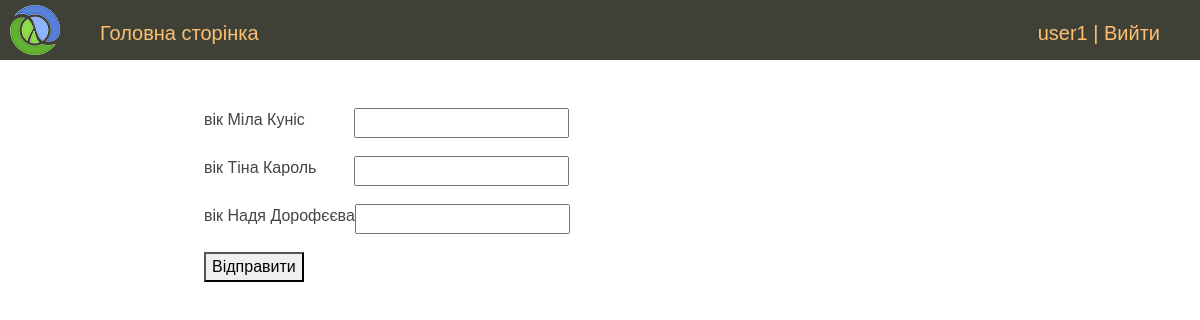
/game/26, run on the app's committed database.
### women/models.py (models this page shows, shortened)
class GameRoom(models.Model):
    user_1 = models.CharField(max_length=100, db_index=True)
    user_2 = models.CharField(max_length=100, db_index=True, default="не визначений")
    score_1 = models.IntegerField(default=0)
    score_2 = models.IntegerField(default=0)
    attempt_1 = models.IntegerField(default=0)
    attempt_2 = models.IntegerField(default=0)
    name_1 = models.CharField(max_length=100, db_index=True, default=0)
    name_2 = models.CharField(max_length=100, db_index=True, default=0)
    name_3 = models.CharField(max_length=100, db_index=True, default=0)
    year_1 = models.IntegerField(default=0)
    year_2 = models.IntegerField(default=0)
    year_3 = models.IntegerField(default=0)
    time_create = models.DateTimeField(auto_now_add=True)
    winner = models.CharField(max_length=100, db_index=True, default='нема')
    is_open = models.BooleanField(default=True)
    class Meta:
        ordering = ['-time_create']

### women/views.py (the view, shortened to what this page needs)
# urls.py: path('game/<int:pk>', game, name='game'),
def game(request, pk):
    room = GameRoom.objects.get(pk=pk)
    form = GameForm()
    if str(request.user) != room.user_1:
        room.user_2 = str(request.user)
        if request.method == 'GET':
            form = GameForm(request.GET)
    return render(request, 'women/game.html', locals())

### women/form.py
class GameForm(forms.Form):
    year_1 = forms.IntegerField()
    year_2 = forms.IntegerField()
    year_3 = forms.IntegerField()

### women/templates/women/game.html (shortened to what this page needs)
{% load static %}
<!DOCTYPE html>
<html lang="en">
<head>
    <link href="https://cdn.jsdelivr.net/npm/bootstrap@5.3.0-alpha1/dist/css/bootstrap.min.css" rel="stylesheet">
    <link type="text/css" href="{% static 'women/css/styles.css' %}" rel="stylesheet" />
</head>
<body>
<div class="header">
    <ul id="mainmenu" class="mainmenu">
        <li class="logo"><a href="/"><div class="logo"></div></a></li>
        <li><a href="/">Головна сторінка</a></li>
        <li class="last">user1 | <a href="/logout">Вийти</a></li>
    </ul>
</div>
<div class="row">
    <div class="col-2"></div>
    <div class="col-6">
        <form method="GET" class="post-form py-5">{% csrf_token %}
            <p><label class="form-label">вік {{room.name_1}}</label>{{ form.year_1 }}</p>
            <p><label class="form-label">вік {{room.name_2}}</label>{{ form.year_2 }}</p>
            <p><label class="form-label">вік {{room.name_3}}</label>{{ form.year_3 }}</p>
            <button type="submit">Відправити</button>
        </form>
    </div>
</div>
</body>
</html>

### women/static/women/css/styles.css (style rules this page uses)
html, body { font-family: 'Arial'; margin: 0; padding: 0; height: 100%; width: 100%; color: #444; }
a { color: #0059b2; text-decoration: none; }
.header { background: #3F4137; height: 60px; }
.logo { background: url('../images/logo.png') no-repeat 10px 5px; width: 70px; height: 60px; }
ul.mainmenu { list-style: none; margin: 0; padding: 0; height: 60px; color: #fdc073; font-size: 20px; overflow: hidden; }
ul.mainmenu li { float: left; margin: 18px 40px 0 30px; }
ul.mainmenu li.logo { margin: 0; }
ul.mainmenu li.last { float: right; }
ul.mainmenu li a { color: #fdc073; text-decoration: none; }
.form-label { display: inline-block; min-width: 150px; vertical-align: top; }

### data on the page
GameRoom: name_1 "Міла Куніс", name_2 "Тіна Кароль", name_3 "Надя Дорофєєва"
